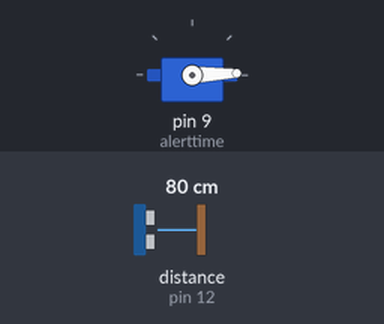
Bench run of a sketch on a simulated Arduino Uno, built with avr-gcc and run on an emulated ATmega328P. Parts: servo. Wiring (inferred from the names in the program): ultrasonic range finder: trigger pin 11; echo pin 12. The test bench sets the inputs (shaded band); at power-on: distance to the obstacle (sensor on pin 12) 80 cm. The echo pulse lasts 58.3 µs per cm; what the sketch prints to the serial monitor is not drawn.

Above: at 0.05 s.
At 1.2 s:
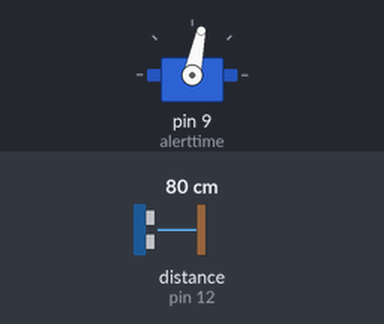
At 2.65 s:
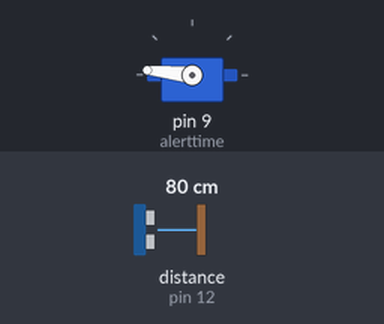
At 5.25 s:
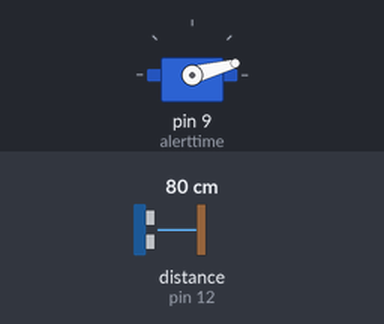
Timing chart, 0 to 7.1 s (numbered marks = the images above):
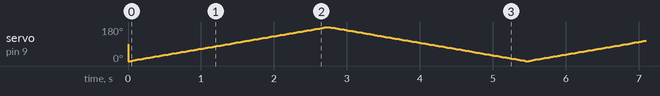

The sketch:

final_project.ino
```cpp
#include <Servo.h>

const int trigPin = 11;
const int echoPin = 12;
float distance = 0;
int counter;


Servo alerttime;


void setup() {
  // put your setup code here, to run once:
  Serial.begin(9600);
  pinMode(trigPin, OUTPUT);
  pinMode(echoPin, INPUT);
  alerttime.attach(9);

}
float getdistance(){
  float echoTime;
  float calculatedDistance;

  digitalWrite(trigPin, HIGH);
  delayMicroseconds(10);
  digitalWrite(trigPin, LOW);

  echoTime = pulseIn (echoPin, HIGH);

  calculatedDistance = echoTime / 148.0;
  return calculatedDistance;
  }

void loop() {
  // put your main code here, to run repeatedly:
  distance = getdistance();

  Serial.print(distance);
  Serial.println(" in");

  if (distance <=50){
    for (counter = 0; counter <= 180; counter ++){
      alerttime.write(counter);
      delay(15);
      }
    for (counter = 180; counter >= 0; counter --){
      alerttime.write(counter);
      delay(15);
      }
    for (counter = 0; counter <= 180; counter ++){
      alerttime.write(counter);
      delay(15);
      }
    for (counter = 180; counter >= 0; counter --){
      alerttime.write(counter);
      delay(15);
      }
    }
}
```
